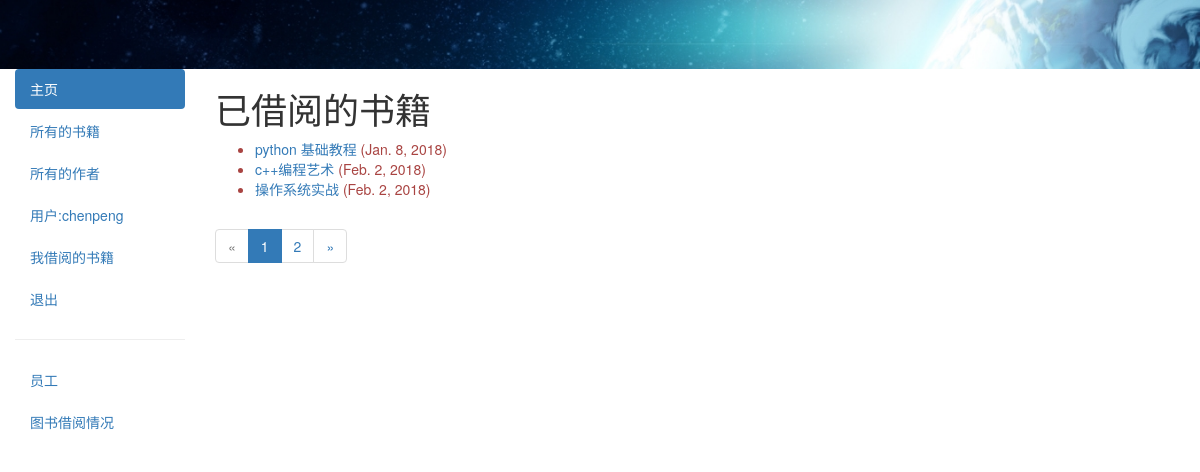
The app's page /catalog/mybooks/ (signed in) with its own data.
### catalog/models.py (models this page shows, shortened)
class BookInstance(models.Model):
    id = models.UUIDField(primary_key=True,default = uuid.uuid4,help_text = "书籍的唯一编码")
    book = models.ForeignKey(Book,on_delete=models.SET_NULL,null = True)
    imprint = models.CharField(max_length=200)
    due_back = models.DateField(null = True,blank = True)
    borrower = models.ForeignKey(User,on_delete = models.SET_NULL,blank=True, null=True)
    LOAN_STATUS = (
        ('m','保留'),
        ('o','借阅'),
        ('a','可借'),
        ('r','预定')
    )
    status = models.CharField(max_length=1,choices=LOAN_STATUS,blank = True,default = 'm',help_text = '保留')
    class Meta:
        ordering = ["due_back"]
        permissions = (("can_mark_returned","Set book as returned"),)
    @property
    def is_overdue(self):
        if self.due_back and date.today()>self.due_back:
            return True
        return False

class Book(models.Model):
    title = models.CharField(max_length=200)
    author = models.ForeignKey('Author',on_delete=models.SET_NULL,null = True)
    summary = models.TextField(max_length=1000,help_text='输入书籍的描述')
    isbn = models.CharField('ISBN',max_length=13,help_text = '允许输入13位的字符<a href="https://www.isbn-international.org/content/what-isbn">ISBN number</a>')
    genre = models.ManyToManyField(Genre,help_text='选择书籍的类别')
    language = models.ForeignKey('Language',on_delete= models.SET_NULL,null = True,help_text='选择书籍的语言')
    class Meta:
        ordering = ['title']
    def display_genre(self):
        """
        create string for the Genre
        """
        return ' , '.join(genre.name for genre in self.genre.all()[:3])
    display_genre.short_description = 'Genre'

### catalog/views.py (the view)
# urls.py: path('mybooks/',views.LoanedBooksByUserListView.as_view(),name="my-borrowed"),
class LoanedBooksByUserListView(LoginRequiredMixin,generic.ListView):
    model = BookInstance
    template_name = 'bookinstance_list_borrowed_user.html'
    paginate_by = 3
    def get_queryset(self):
        return BookInstance.objects.filter(borrower=self.request.user).filter(status__exact='o').order_by('due_back')

### catalog/templates/bookinstance_list_borrowed_user.html
{% extends 'base_generic.html' %}
{% block content %}
    <h1>已借阅的书籍</h1>
    {% if bookinstance_list %}
        <ul>
            {% for bookinst in bookinstance_list %}
                <li class="{% if bookinst.is_overdue %}text-danger{% endif %}">
                    <a href="{% url 'book-detail' bookinst.book.pk %}">{{bookinst.book.title}}</a>&nbsp;({{bookinst.due_back}})
                </li>
            {% endfor %}
        </ul>
    {% else %}
        <p>您当前还未曾借阅书籍</p>
    {% endif %}
{% endblock content %}

### catalog/templates/base_generic.html (shortened to what this page needs)
<!DOCTYPE html>
<html>
<head>
    <link rel="stylesheet" href="https://maxcdn.bootstrapcdn.com/bootstrap/3.3.7/css/bootstrap.min.css">
    <meta name="viewport" content="width=device-width, initial-scale=1"> {% load static %}
    <link rel="stylesheet" href="{% static 'css/style.css' %}">
</head>
<body>
    <div class="container-fluid">
        <div class="row">
            <img src="{% static 'img/banner.png' %}" class='top_banner' alt="" />
        </div>
        <div class="row">
            <div class="col-sm-2">
                {% block sidebar %}
                <ul class="nav nav-pills nav-stacked" style="width:100%;">
                    <li class="active">
                        <a href="{% url 'index1' %}">主页</a>
                    </li>
                    <li>
                        <a href="{% url 'books' %}">所有的书籍</a>
                    </li>
                    <li>
                        <a href="{% url 'authors' %}">所有的作者</a>
                    </li>
                    {% if user.is_authenticated %}
                        <li><a href="javascript:void(0);">用户:{{ user.get_username }}</a></li>
                        <li><a href="{% url 'my-borrowed' %}">我借阅的书籍</a></li>
                        <li><a href="{% url 'logout' %}?next={{request.path}}">退出</a></li>
                    {% else %}
                        <li><a href="{% url 'login' %}?next={{request.path}}">登录</a></li>
                    {% endif %}
                    {% if user.is_staff %}
                        <hr />
                        <ul class="nav nav-pills nav-stacked" >
                            <li><a href="javascript:void(0);">员工</a></li>
                            {% if perms.catalog.can_mark_returned %}
                            <li><a href="{% url 'all-borrowed' %}">图书借阅情况</a></li>
                            {% endif %}
                        </ul>
                    {% endif %}
                </ul>
                {% endblock %}
            </div>
            <div class="col-sm-10">
                {% block content %} {% endblock %}
                {% block pagination %} {% if is_paginated %}
                <nav aria-label="Page navigation">
                    <ul class="pagination">
                        {% if page_obj.has_previous %}
                        <li>
                            <a href="{{request.path}}?page={{page_obj.previous_page_number}}" aria-label="Previous">
                                <span aria-hidden="true">&laquo;</span>
                            </a>
                        </li>
                        {% else %}
                        <li class="disabled">
                            <a href="javascript:void(0);" aria-label="Previous">
                                <span aria-hidden="true">&laquo;</span>
                            </a>
                        </li>
                        {% endif %} {% for i in page_obj.paginator.page_range %}
                        <li class="{% if i == page_obj.number %}active{% endif %}">
                            <a href="{{request.path}}?page={{i}}">{{i}}</a>
                        </li>
                        {% endfor %} {% if page_obj.has_next %}
                        <li>
                            <a href="{{request.path}}?page={{page_obj.next_page_number}}" aria-label="Next">
                                <span aria-hidden="true">&raquo;</span>
                            </a>
                        </li>
                        {% else %}
                        <li class="disabled">
                            <a href="javascript:void(0);" aria-label="Previous">
                                <span aria-hidden="true">&raquo;</span>
                            </a>
                        </li>
                        {% endif %}
                    </ul>
                </nav>
                {% endif %} {% endblock pagination %}
            </div>
        </div>
    </div>
</body>
</html>

### catalog/static/css/style.css (style rules this page uses)
.top_banner { width:100%; display: block; }

### records on screen
BookInstance: book "python 基础教程", due_back "Jan. 8, 2018"
BookInstance: book "c++编程艺术", due_back "Feb. 2, 2018"
BookInstance: book "操作系统实战", due_back "Feb. 2, 2018"

### other values on screen
{{ user.get_username }} "chenpeng"
{{ i }} "1" "2"
